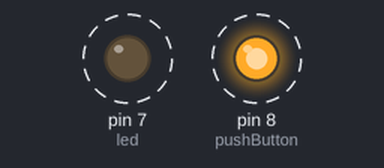
Bench run of a sketch on a simulated Arduino Uno, built with avr-gcc and run on an emulated ATmega328P. On the bench: output pins drawn as LEDs (lit = HIGH). Dashed ring = blinking.

Above: at 0.5 s.
Timing chart, 0 to 4.6 s (numbered marks = the images above):
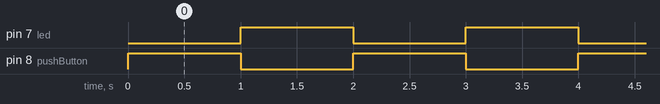

The sketch:

LedsPushButton.ino
```cpp
int pushButton = 8;
int led = 7;

void setup() {
  pinMode(pushButton,OUTPUT);
  pinMode(led,OUTPUT);
}
void loop() {
  digitalWrite(pushButton,HIGH);
  digitalWrite(led,LOW);
  delay(1000);
  digitalWrite(pushButton,LOW);
  digitalWrite(led,HIGH);
  delay(1000);
}
```

Measured:
- by itself, pin 7 (led), pin 8 (pushButton): alternates HIGH for 1.0 s and LOW for 1.0 s
